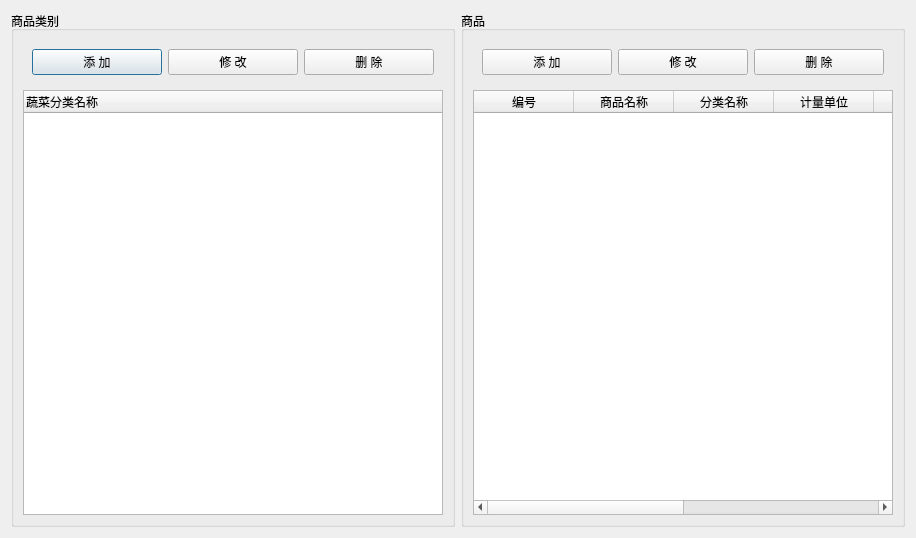
<?xml version="1.0" encoding="UTF-8"?>
<ui version="4.0">
 <class>Dialog</class>
 <widget class="QDialog" name="Dialog">
  <property name="geometry">
   <rect>
    <x>0</x>
    <y>0</y>
    <width>916</width>
    <height>538</height>
   </rect>
  </property>
  <property name="windowTitle">
   <string>Dialog</string>
  </property>
  <layout class="QHBoxLayout" name="horizontalLayout">
   <item>
    <widget class="QGroupBox" name="groupBox">
     <property name="title">
      <string>商品类别</string>
     </property>
     <layout class="QVBoxLayout" name="verticalLayout">
      <item>
       <widget class="QWidget" name="widget" native="true">
        <layout class="QHBoxLayout" name="horizontalLayout_2">
         <item>
          <widget class="QPushButton" name="pushButton">
           <property name="text">
            <string>添 加</string>
           </property>
          </widget>
         </item>
         <item>
          <widget class="QPushButton" name="pushButton_6">
           <property name="text">
            <string>修 改</string>
           </property>
          </widget>
         </item>
         <item>
          <widget class="QPushButton" name="pushButton_3">
           <property name="text">
            <string>删 除</string>
           </property>
          </widget>
         </item>
        </layout>
       </widget>
      </item>
      <item>
       <widget class="QTreeWidget" name="treeWidget">
        <column>
         <property name="text">
          <string>蔬菜分类名称</string>
         </property>
        </column>
       </widget>
      </item>
     </layout>
    </widget>
   </item>
   <item>
    <widget class="QGroupBox" name="groupBox_2">
     <property name="title">
      <string>商品</string>
     </property>
     <layout class="QVBoxLayout" name="verticalLayout_2">
      <item>
       <widget class="QWidget" name="widget_2" native="true">
        <layout class="QHBoxLayout" name="horizontalLayout_3">
         <item>
          <widget class="QPushButton" name="pushButton_2">
           <property name="text">
            <string>添 加</string>
           </property>
          </widget>
         </item>
         <item>
          <widget class="QPushButton" name="pushButton_4">
           <property name="text">
            <string>修 改</string>
           </property>
          </widget>
         </item>
         <item>
          <widget class="QPushButton" name="pushButton_5">
           <property name="text">
            <string>删 除</string>
           </property>
          </widget>
         </item>
        </layout>
       </widget>
      </item>
      <item>
       <widget class="QTableWidget" name="tableWidget">
        <column>
         <property name="text">
          <string>编号</string>
         </property>
        </column>
        <column>
         <property name="text">
          <string>商品名称</string>
         </property>
        </column>
        <column>
         <property name="text">
          <string>分类名称</string>
         </property>
        </column>
        <column>
         <property name="text">
          <string>计量单位</string>
         </property>
        </column>
        <column>
         <property name="text">
          <string>条形码</string>
         </property>
        </column>
        <column>
         <property name="text">
          <string>价格</string>
         </property>
        </column>
        <column>
         <property name="text">
          <string>供应商</string>
         </property>
        </column>
        <column>
         <property name="text">
          <string>库存量</string>
         </property>
        </column>
       </widget>
      </item>
     </layout>
    </widget>
   </item>
  </layout>
 </widget>
 <resources/>
 <connections/>
</ui>
